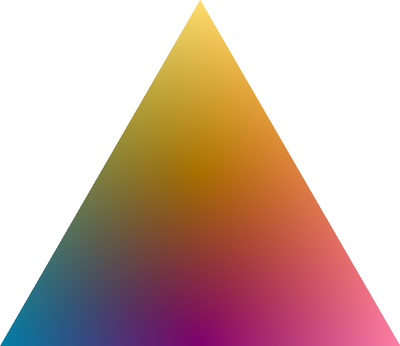

Here is the Python script that generated this plot:
from PIL import Image
from math import sqrt, floor, ceil

width = 800
height = round(sqrt(3)/2 * width)
img = Image.new('RGB', (width, height), 'white')
pixels = img.load()

def ec(x,y):
    return round(sqrt(x*x + y*y) / width * 255)

def color(x,y):
    r = ec(x + width //2, y)
    g = ec(x, y)
    b = ec(x, y - height / 2)

    return (r, g, b)

for x in range(-width//2, width//2):
    # height from middle is sqrt(3) * width / 2,
    # instead of middle we now have arbitrary point x
    # on the bases of equil. triangles (we can only see
    # halves of these triangles in the upper left and
    # upper right cornes -- the white space)
    y0 = floor(abs(sqrt(3) * x))
    for y in range(y0, height):
        pixels[width // 2 + x, y] = color(x, height - y)

img = img.resize((width // 2, height // 2), Image.ANTIALIAS)
img.save('a_triangle.png')

